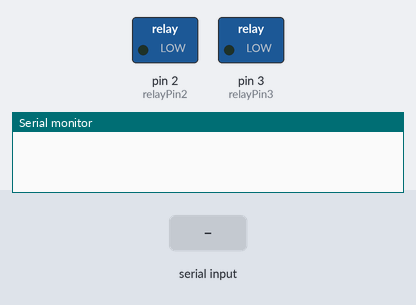
Recording of a sketch running on a simulated Arduino Uno, built with avr-gcc and run on an emulated ATmega328P. On the bench: switched loads named in the sketch (green lamp = pin HIGH), the last lines printed to the serial monitor. The inputs (shaded band) are chosen by the test bench. Pins used as bus, display or sensor lines are not drawn.

Above: at 1.2 s.
1.3 s: "1" received over the second serial link
At 2.4 s:
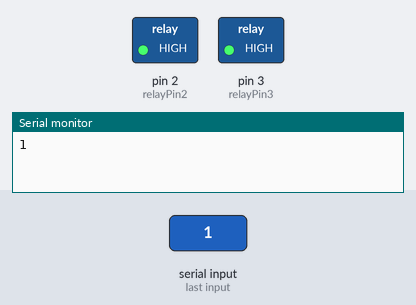
2.8 s: "0" received over the second serial link
At 3.6 s:
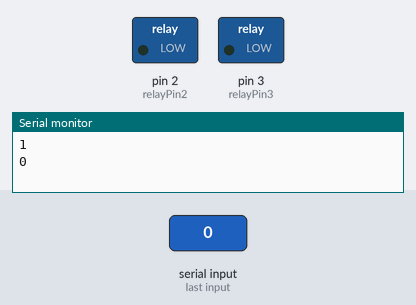
Timing chart, 0 to 5.8 s (numbered marks = the images above; inputs shaded):
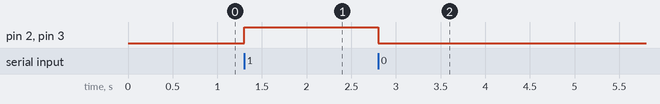

The sketch:

relay_bleutooth.ino
```cpp
#include <SoftwareSerial.h>

SoftwareSerial bluetoothSerial(0, 1); // RX, TX pinnen voor de Bluetooth-module

int relayPin1 = 1;
int relayPin2 = 2;
int relayPin3 = 3;


void setup() {
  Serial.begin(9600);
  bluetoothSerial.begin(9600); // Start de Bluetooth-verbinding
  pinMode(relayPin1, OUTPUT);
  pinMode(relayPin2, OUTPUT);
  pinMode(relayPin3, OUTPUT);

}

void loop() {
  if (bluetoothSerial.available()) {
    char bluetooth_send = bluetoothSerial.read(); // Lees het ontvangen commando
        Serial.println(bluetooth_send);

    if (bluetooth_send == '1') {
      digitalWrite(relayPin1, HIGH);
      digitalWrite(relayPin2, HIGH);
      digitalWrite(relayPin3, HIGH);
    }
    if (bluetooth_send == '0') {
      digitalWrite(relayPin1, LOW);
      digitalWrite(relayPin2, LOW);
      digitalWrite(relayPin3, LOW);
    }
  }
}
```

Measured:
- after the input at 1.3 s, pin 2 (relayPin2), pin 3 (relayPin3): LOW → HIGH at once
- after the input at 2.8 s, pin 2 (relayPin2), pin 3 (relayPin3): HIGH → LOW at once
